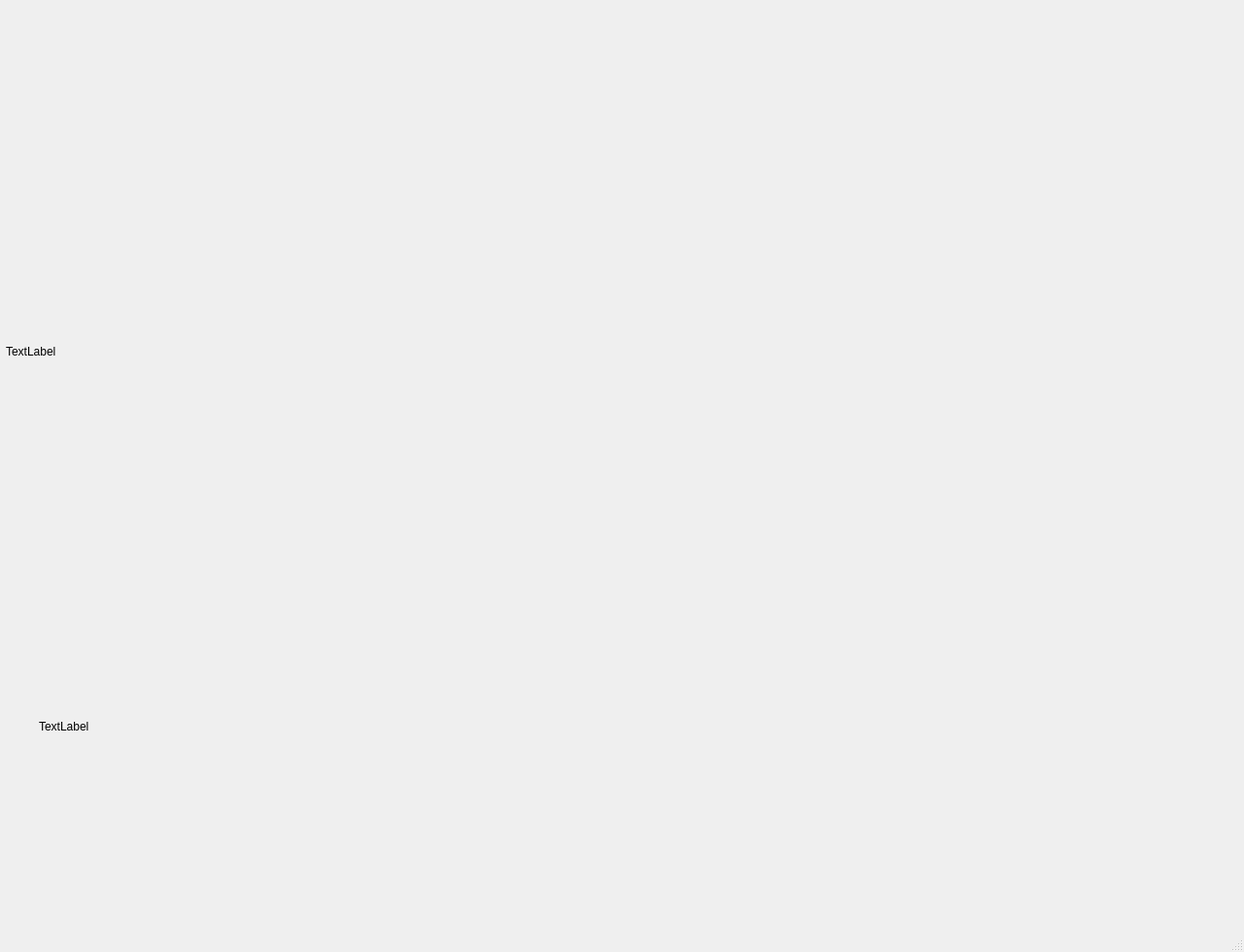
<?xml version="1.0" encoding="UTF-8"?>
<ui version="4.0">
 <class>MainWindow</class>
 <widget class="QMainWindow" name="MainWindow">
  <property name="geometry">
   <rect>
    <x>0</x>
    <y>0</y>
    <width>1280</width>
    <height>980</height>
   </rect>
  </property>
  <property name="windowTitle">
   <string>MainWindow</string>
  </property>
  <widget class="QWidget" name="centralwidget">
   <widget class="QLabel" name="image_label">
    <property name="geometry">
     <rect>
      <x>6</x>
      <y>2</y>
      <width>1280</width>
      <height>720</height>
     </rect>
    </property>
    <property name="text">
     <string>TextLabel</string>
    </property>
   </widget>
   <widget class="QLabel" name="label">
    <property name="geometry">
     <rect>
      <x>40</x>
      <y>740</y>
      <width>711</width>
      <height>16</height>
     </rect>
    </property>
    <property name="text">
     <string>TextLabel</string>
    </property>
   </widget>
  </widget>
  <widget class="QMenuBar" name="menubar">
   <property name="geometry">
    <rect>
     <x>0</x>
     <y>0</y>
     <width>1280</width>
     <height>21</height>
    </rect>
   </property>
  </widget>
  <widget class="QStatusBar" name="statusbar"/>
 </widget>
 <resources/>
 <connections/>
</ui>
